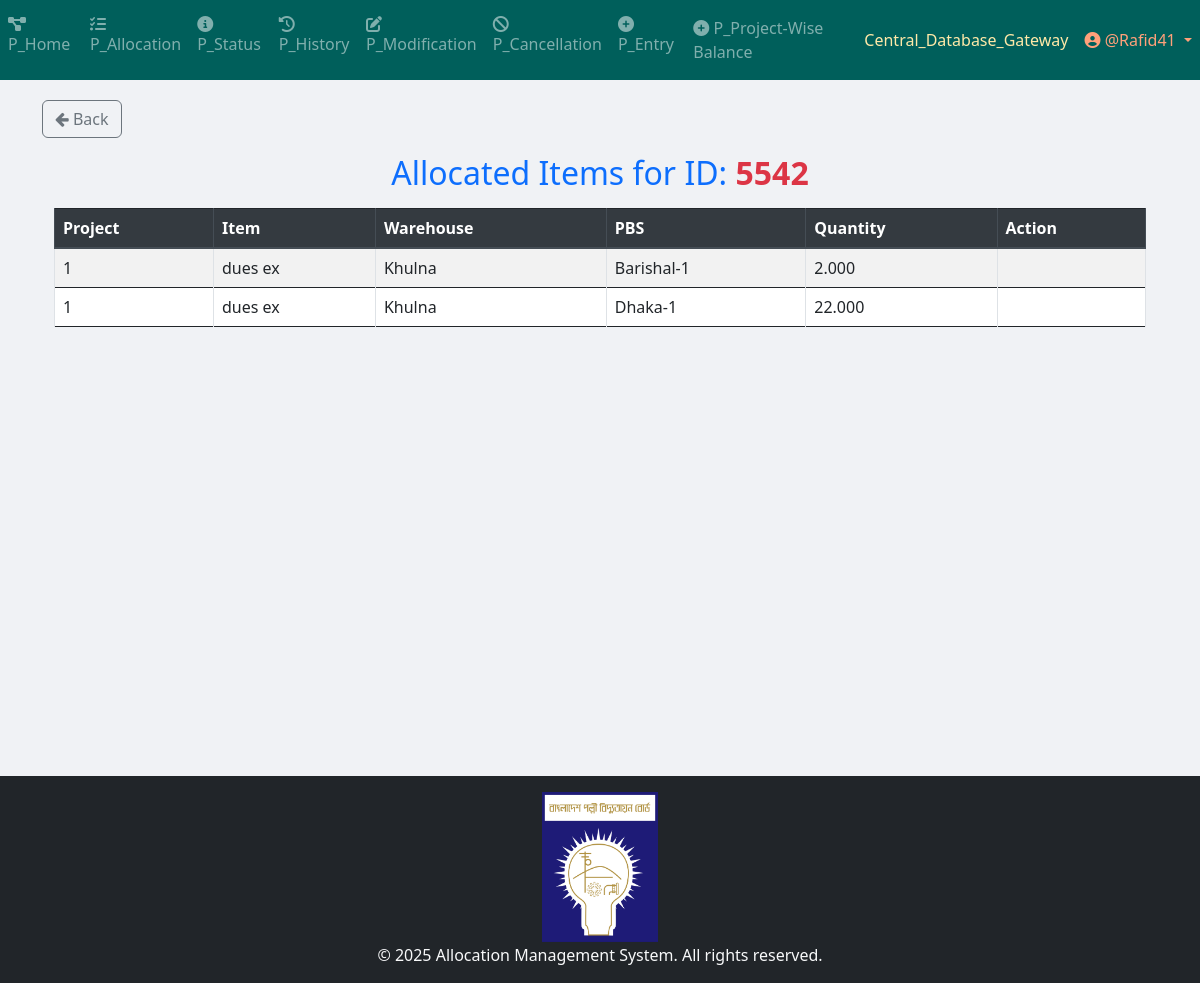
/project/project_modification/view-final-allocation/2/ (signed in), run on the app's committed database.
### Project_App_Allocation/models.py (models this page shows, shortened)
class Allocation_Number(models.Model):
    allocation_no = models.IntegerField(unique=True)
    user = models.ForeignKey(User, on_delete=models.CASCADE, related_name="project_allocation_numbers")
    STATUS_CHOICES = [
        ("Pending Approval", "Pending Approval"),
        ("Allocated", "Allocated"),
        ("Cancelled", "Cancelled"),
        ("Modified", "Modified"),
    ]
    status = models.CharField(
        max_length=100, choices=STATUS_CHOICES, default="Pending Approval"
    )
    def __str__(self):
        return str(self.allocation_no)

class Final_Allocation(models.Model):
    allocation_no = models.ForeignKey(Allocation_Number, on_delete=models.CASCADE)  # Deletes related allocations when removed
    item_primary_key = models.BigIntegerField(null=True)
    pbs = models.ForeignKey(PBS, on_delete=models.CASCADE)
    project = models.ForeignKey(Project, on_delete=models.CASCADE)
    item = models.ForeignKey(Project_Item, on_delete=models.CASCADE)
    unit_of_item = models.TextField()
    warehouse = models.CharField(max_length=50)
    quantity = models.DecimalField(
        max_digits=20,
        decimal_places=3,
        default=0.00
    )
    created_at = models.DateTimeField(auto_now_add=True)
    status= models.CharField(max_length=100, default="Allocated")
    history_GUID = models.CharField(max_length=100, default="", blank=True, null=True)

class PBS(models.Model):
    name = models.TextField(unique=True)
    def __str__(self):
        return str(self.name)

### Project_App_Entry/models.py (models this page shows, shortened)
class Project(models.Model):
    projectId = models.TextField(unique=True)

class Project_Item(models.Model):
    WAREHOUSE_CHOICES = [
        ("Dhaka", "Dhaka"),
        ("Khulna", "Khulna"),
        ("Chittagong", "Chittagong"),
    ]
    UNIT_CHOICES = [
        ("Nos.", "Nos."),
        ("Mtr.", "Mtr."),
        ("Km.", "Km."),
        ("Set.", "Set."),
        ("Pair.", "Pair."),
        ("Kg", "Kg"),
        ("Lot", "Lot"),
        ("Pcs", "Pcs"),
        ("Coil", "Coil"),
        ("Box", "Box"),
        ("Feet", "Feet"),
        ("Liter", "Liter"),
        ("m3", "m3"),
        ("m2", "m2"),
        ("Ream", "Ream"),
        ("Bundle", "Bundle"),
        ("Carton", "Carton"),
    ]
    name = models.CharField(max_length=255)
    description = models.TextField(blank=True, null=True)
    warehouse = models.CharField(
        max_length=50, choices=WAREHOUSE_CHOICES, default="Dhaka"
    )
    unit_of_item = models.CharField(
        max_length=100, choices=UNIT_CHOICES, default="Nos."
    )  # Updated field
    quantity_of_item = models.DecimalField(
        max_digits=20,
        decimal_places=3,
        default=0.00
    )
    project = models.ForeignKey(
        Project,
        on_delete=models.SET_NULL,
        related_name="project_of_item",
        null=True,
    )
    created_at = models.DateTimeField(default=timezone.now)
    comments = models.TextField(blank=True, null=True)
    remarks_for_projectWiseBalance = models.TextField(blank=True, null=True)

### Project_App_Modification/views/delete_Item.py (the view)
# urls.py: path('view-final-allocation/<int:allocation_id>/', views.view_final_allocation, name='view_final_allocation'),
@login_required
def view_final_allocation(request, allocation_id):
    allocation_no_obj = get_object_or_404(Allocation_Number, id=allocation_id)
    allocations = Final_Allocation.objects.filter(allocation_no=allocation_no_obj)
    return render(
        request,
        "Project_Templates/Project_App_Modification/view_and_delete_Item.html",
        {
            "allocations": allocations,
            "allocation_no_obj": allocation_no_obj,
        },
    )

### App_Admin_Panel/templatetags/nav_CDB_links_loader.py (called while the page is built)
@register.simple_tag
def external_link_from_static(filename):
    subpath = filename
    if not subpath.startswith("links" + os.sep) and not subpath.startswith("links/"):
        subpath = os.path.join("links", filename)
    file_path = find(subpath)
    if not file_path:
        return ""
    try:
        with open(file_path, "r", encoding="utf-8") as f:
            return f.read().strip()
    except Exception:
        return ""

### templates/Project_Templates/Project_App_Modification/view_and_delete_Item.html (shortened to what this page needs)
{% extends 'base.html' %}
{% load static %}
{% block body_block %}
<a href="{% url 'Project_App_Modification:modification_options' allocation_no_obj.pk  %}" class="btn btn-outline-secondary mb-3">
    <i class="fa fa-arrow-left"></i> Back
</a>
<h2 class="text-center text-primary">Allocated Items for ID: <b class="text-danger">{{ allocation_no_obj }}</b></h2>
<div class="container mt-3">
    <div class="table-responsive">
        <table class="table table-bordered table-striped">
            <thead class="thead-dark sticky-top">
                <tr>
                    <th>Project</th>
                    <th>Item</th>
                    <th>Warehouse</th>
                    <th>PBS</th>
                    <th>Quantity</th>
                    <th>Action</th>
                </tr>
            </thead>
            <tbody>
                {% if allocations %}
                    {% for allocation in allocations %}
                    <tr class="allocation-row">
                        <td>{{ allocation.project.projectId }}</td>
                        <td>{{ allocation.item.name }}</td>
                        <td>{{ allocation.warehouse }}</td>
                        <td>{{ allocation.pbs }}</td>
                        <td>{{ allocation.quantity }}</td>
                        <td class="text-center">
                        </td>
                    </tr>
                    {% endfor %}
                {% else %}
                    <tr>
                        <td colspan="7" class="text-center text-danger">No allocations available.</td>
                    </tr>
                {% endif %}
            </tbody>
        </table>
    </div>
</div>
{% endblock %}

### templates/partials/navbar.html (shortened to what this page needs)
{% load static %}
{% load nav_CDB_links_loader %}
{% external_link_from_static "Central_Database_Gateway.txt" as central_database_gateway_link %}
{% if request.path|slice:":9" == "/project/" %}
    <nav class="navbar navbar-expand-sm navbar-dark" style="background-color: #005F5B; color: #C4FFF9;">
        <div class="collapse navbar-collapse" id="navbarProject">
            <ul class="navbar-nav mr-auto">
                {% if user.is_authenticated %}
                                <li class="nav-item">
                                    <a class="nav-link" href="{% url 'Project_App_Home:project_home_page' %}">
                                        <i class="fas fa-project-diagram"></i> P_Home
                                    </a>
                                </li>                    {% if request.user.is_superuser or request.user.user_group.user_group_type == "Editor" %}
                    <li class="nav-item">
                        <a class="nav-link" href="{% url 'Project_App_Allocation:allocation_page' %}">
                            <i class="fas fa-tasks"></i> P_Allocation
                        </a>
                    </li>
                    {% endif %}
                    {% if request.user.is_superuser or request.user.user_group.user_group_type in "Editor View History and Status only" %}
                    <li class="nav-item">
                        <a class="nav-link" href="{% url 'Project_App_Status:status_page' %}">
                            <i class="fas fa-info-circle"></i> P_Status
                        </a>
                    </li>
                    {% endif %}
                    <li class="nav-item">
                        <a class="nav-link" href="{% url 'Project_App_History:history_page' %}">
                            <i class="fas fa-history"></i> P_History
                        </a>
                    </li>
                    {% if request.user.is_superuser or request.user.user_group.user_group_type == "Editor" %}
                    <li class="nav-item">
                        <a class="nav-link" href="{% url 'Project_App_Modification:modification_menu' %}">
                            <i class="fas fa-edit"></i> P_Modification
                        </a>
                    </li>
                    <li class="nav-item">
                        <a class="nav-link" href="{% url 'Project_App_Cancellation:cancellation' %}">
                            <i class="fas fa-ban"></i> P_Cancellation
                        </a>
                    </li>
                    <li class="nav-item">
                        <a class="nav-link" href="{% url 'Project_App_Entry:entry_page' %}">
                            <i class="fas fa-plus-circle"></i> P_Entry
                        </a>
                    </li>
                    <li class="nav-item">
                        <a class="nav-link" href="{% url 'Project_App_ProjectWiseBalance:project_list' %}">
                            <i class="fas fa-plus-circle"></i> P_Project-Wise Balance
                        </a>
                    </li>
                    {% endif %}
                {% endif %}
            </ul>
            <ul class="navbar-nav">
                {% if user.is_authenticated %}
                    {% if request.user.is_superuser or request.user.user_group.user_group_type == "Editor" %}
                        <li class="nav-item">
                            <a class="nav-link" style="color: #FFE9A8;" href="{{ central_database_gateway_link|default:'#' }}" target="_blank" rel="noopener noreferrer">Central_Database_Gateway</a>
                        </li>
                    {% endif %}
                    <li class="nav-item dropdown">
                        <a class="nav-link dropdown-toggle" style="color: #FFA07A;" href="#" id="userDropdown" role="button" data-toggle="dropdown">
                            <i class="fas fa-user-circle"></i> @{{ user.username }}
                        </a>
                    </li>
                {% else %}
                    <li class="nav-item {% if request.resolver_match.url_name == 'login' %}active{% endif %}">
                        <a class="nav-link" href="{% url 'App_Login:login' %}">
                            <i class="fas fa-sign-in-alt"></i> Login
                        </a>
                    </li>
                {% endif %}
            </ul>
        </div>
    </nav>
{% endif %}

### templates/partials/footer.html (style rules this page uses)
html, body { height: 100%; margin: 0; }

### data on the page
Allocation_Number: allocation_no "5542"
Final_Allocation: project.projectId "1", item.name "dues ex", warehouse "Khulna", pbs "Barishal-1", quantity "2.000"
Final_Allocation: project.projectId "1", item.name "dues ex", warehouse "Khulna", pbs "Dhaka-1", quantity "22.000"

### other printed values
{{ user.username }} "Rafid41"
